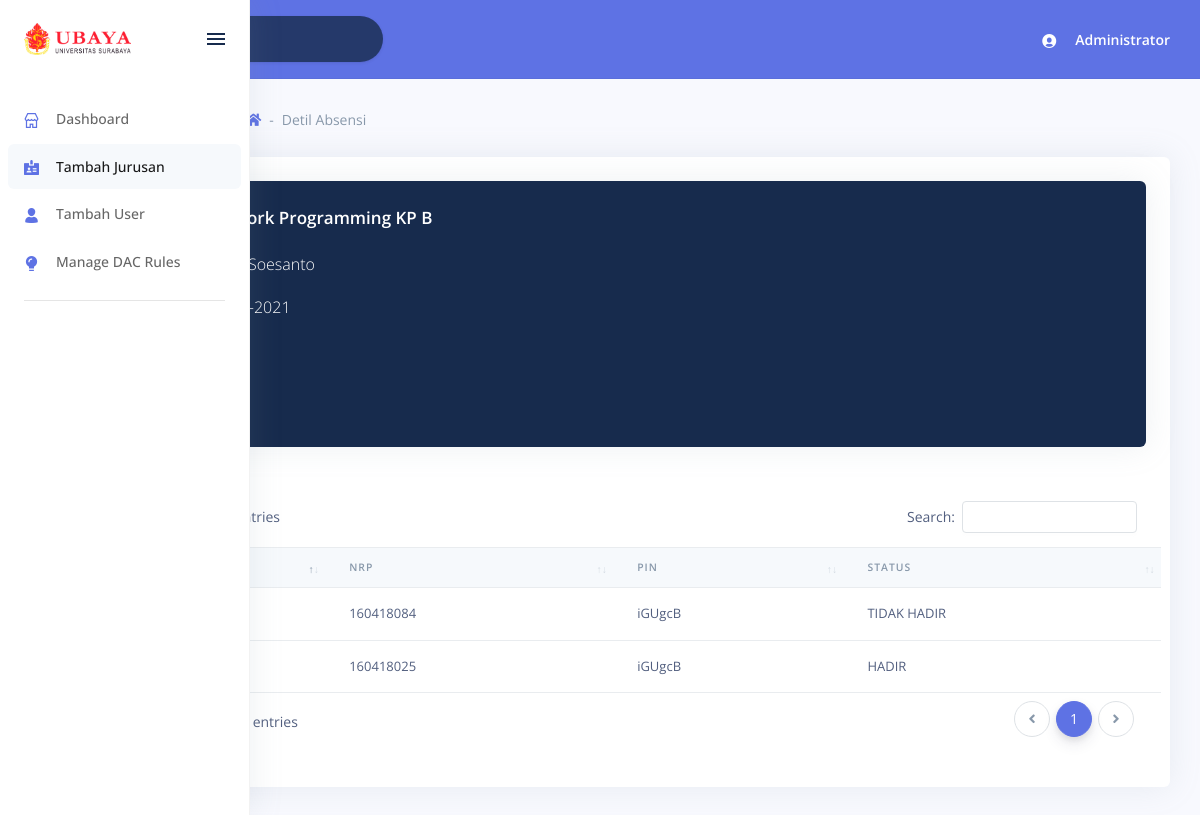
The page /detil_absensi.php?ekode=iGUgcB&mkid=2&kpid=2&tgl=29-03-2021 (signed in) on the database its author committed.
### tables this page shows
CREATE TABLE IF NOT EXISTS `matakuliahs` (
  `id` INT(11) NOT NULL AUTO_INCREMENT,
  `nama` VARCHAR(45) NOT NULL,
  PRIMARY KEY (`id`));

CREATE TABLE IF NOT EXISTS `matakuliahs_buka` (
  `id` INT(11) NOT NULL AUTO_INCREMENT,
  `kp` VARCHAR(45) NOT NULL,
  PRIMARY KEY (`id`));

CREATE TABLE `users` (
  `id` int(11) NOT NULL,
  `username` varchar(255) DEFAULT NULL,
  `password` varchar(255) DEFAULT NULL,
  `nama` varchar(255) DEFAULT NULL,
  `jabatan` enum('admin','dekan','wadek','kajur','dosen','mhs') DEFAULT NULL,
  `fakultass_id` int(11) NOT NULL,
  `jurusans_id` int(11) DEFAULT NULL
);

CREATE TABLE IF NOT EXISTS `ambil_matakuliahs` (
  `mahasiswas_id` INT(11) NOT NULL,
  `matakuliahs_id` INT(11) NOT NULL,
  `matakuliahs_buka_id` INT(11) NOT NULL,
  `persentase` FLOAT NULL DEFAULT 0,
  PRIMARY KEY (`mahasiswas_id`, `matakuliahs_id`, `matakuliahs_buka_id`),
  INDEX `fk_mahasiswas_has_matakuliahs_has_matakuliahs_buka_matakuli_idx` (`matakuliahs_id` ASC, `matakuliahs_buka_id` ASC),
  INDEX `fk_mahasiswas_has_matakuliahs_has_matakuliahs_buka_mahasisw_idx` (`mahasiswas_id` ASC),
  CONSTRAINT `fk_mahasiswas_has_matakuliahs_has_matakuliahs_buka_mahasiswas1`
    FOREIGN KEY (`mahasiswas_id`)
    REFERENCES `mahasiswas` (`id`)
    ON DELETE NO ACTION
    ON UPDATE NO ACTION,
  CONSTRAINT `fk_mahasiswas_has_matakuliahs_has_matakuliahs_buka_matakuliah1`
    FOREIGN KEY (`matakuliahs_id` , `matakuliahs_buka_id`)
    REFERENCES `matakuliahs_kp` (`matakuliahs_id` , `matakuliahs_buka_id`)
    ON DELETE NO ACTION
    ON UPDATE NO ACTION);

CREATE TABLE IF NOT EXISTS `mahasiswas` (
  `id` INT(11) NOT NULL AUTO_INCREMENT,
  `nrp` VARCHAR(255) NULL DEFAULT NULL,
  `user_id` INT NULL,
  PRIMARY KEY (`id`));

### detil_absensi.php (the view, shortened to what this page needs)
<!DOCTYPE html>
<html>
<head>
    <link rel="stylesheet" href="./assets/vendor/nucleo/css/nucleo.css" type="text/css">
    <link rel="stylesheet" href="./assets/vendor/@fortawesome/fontawesome-free/css/all.min.css" type="text/css">
    <link rel="stylesheet" href="./assets/css/argon.css?v=1.1.0" type="text/css">
    <link href="https://cdnjs.cloudflare.com/ajax/libs/limonte-sweetalert2/7.33.1/sweetalert2.min.css" rel="stylesheet">
    <link rel="stylesheet" href="./assets/vendor/datatables.net-bs4/css/dataTables.bootstrap4.min.css">
    <link rel="stylesheet" href="./assets/vendor/datatables.net-buttons-bs4/css/buttons.bootstrap4.min.css">
    <link rel="stylesheet" href="./assets/vendor/datatables.net-select-bs4/css/select.bootstrap4.min.css">
</head>
<?php
$idmatakuliah = $_GET['mkid'];
$kpid = $_GET['kpid'];
$ekodee = $_GET['ekode'];
$tgl = date_format(date_create($_GET['tgl']), "d-m-Y");
$mysqli = konek('localhost', 'root', '', 'presensi_cloud');
?>
<body>
    <?php
    if ($_SESSION['jabatan'] == 'admin') {
    ?>
        <nav class="sidenav navbar navbar-vertical fixed-left navbar-expand-xs navbar-light bg-white" id="sidenav-main">
            <div class="scrollbar-inner">
                <div class="sidenav-header d-flex align-items-center">
                    <a class="navbar-brand" href="dashboard.php">
                        <img src="./assets/img/brand/blue.jpg" class="navbar-brand-img" alt="...">
                    </a>
                    <div class="ml-auto">
                        <div class="sidenav-toggler d-none d-xl-block" data-action="sidenav-unpin" data-target="#sidenav-main">
                            <div class="sidenav-toggler-inner">
                                <i class="sidenav-toggler-line"></i>
                                <i class="sidenav-toggler-line"></i>
                                <i class="sidenav-toggler-line"></i>
                            </div>
                        </div>
                    </div>
                </div>
                <div class="navbar-inner">
                    <div class="collapse navbar-collapse" id="sidenav-collapse-main">
                        <ul class="navbar-nav">
                            <li class="nav-item">
                                <a class="nav-link" href="dashboard.php" role="button" aria-expanded="true" aria-controls="navbar-dashboards">
                                    <i class="ni ni-shop text-primary"></i>
                                    <span class="nav-link-text">Dashboard</span>
                                </a>
                            </li>
                            <?php
                            if ($_SESSION['jabatan'] == 'admin') {
                                echo "
                  <li class='nav-item'>
                    <a class='nav-link active' href='manage_jurusans.php' role='button' aria-expanded='true' aria-controls='navbar-dashboards'>
                      <i class='ni ni-badge text-primary'></i>
                      <span class='nav-link-text'>Tambah Jurusan</span>
                    </a>
                  </li>
                  <li class='nav-item'>
                    <a class='nav-link' href='tambah_user.php' role='button' aria-expanded='true' aria-controls='navbar-dashboards'>
                      <i class='ni ni-single-02 text-primary'></i>
                      <span class='nav-link-text'>Tambah User</span>
                    </a>
                  </li>
                  <li class='nav-item'>
                    <a class='nav-link' href='listdac.php' role='button' aria-expanded='true' aria-controls='navbar-dashboards'>
                      <i class='ni ni-bulb-61 text-primary'></i>
                      <span class='nav-link-text'>Manage DAC Rules</span>
                    </a>
                  </li>
                ";
                            }
                            ?>
                        </ul>
                        <hr class="my-3">
                    </div>
                </div>
            </div>
        </nav>
    <?php
    }
    ?>
    <div class="main-content" id="panel">
        <nav class="navbar navbar-top navbar-expand navbar-light bg-primary border-bottom">
            <div class="container-fluid">
                <div class="collapse navbar-collapse" id="navbarSupportedContent">
                    <form class="navbar-search navbar-search-dark form-inline mr-sm-3" id="navbar-search-main">
                        <div class="form-group mb-0">
                            <div class="input-group input-group-alternative input-group-merge">
                                <div class="input-group-prepend">
                                    <span class="input-group-text"><i class="fas fa-search"></i></span>
                                </div>
                                <input class="form-control" placeholder="Search" type="text">
                            </div>
                        </div>
                    </form>
                    <ul class="navbar-nav align-items-center ml-auto ml-md-0">
                        <li class="nav-item dropdown">
                            <a class="nav-link pr-0" href="#" role="button" data-toggle="dropdown" aria-haspopup="true" aria-expanded="false">
                                <div class="media align-items-center">
                                    <span class="avatar avatar-sm rounded-circle bg-transparent">
                                        <i class="ni ni-circle-08 bg-transparent"></i>
                                    </span>
                                    <div class="media-body ml-2 d-none d-lg-block">
                                        <span class="mb-0 text-sm  font-weight-bold text-white"><?php echo $_SESSION['nama'] ?></span>
                                    </div>
                                </div>
                            </a>
                        </li>
                    </ul>
                </div>
            </div>
        </nav>
        <div class="header pb-6">
            <div class="container-fluid">
                <div class="header-body">
                    <div class="row align-items-center py-4">
                        <div class="col-lg-6 col-7">
                            <h6 class="h2 d-inline-block mb-0">Detil Absensi</h6>
                            <nav aria-label="breadcrumb" class="d-none d-md-inline-block ml-md-4">
                                <ol class="breadcrumb breadcrumb-links">
                                    <li class="breadcrumb-item"><a href="dashboard.php"><i class="fas fa-home"></i></a></li>
                                    <li class="breadcrumb-item active" aria-current="page">Detil Absensi</li>
                                </ol>
                            </nav>
                        </div>
                    </div>
                </div>
            </div>
        </div>
        <div class="container-fluid mt--6">
            <div class="row">
                <div class="col-12">
                    <div class="card bg-bg-white border-0">
                        <div class="card-body">
                            <div class="row">
                                <div class="col-12">
                                    <div class="row">
                                        <div class="col-12">
                                            <div class="card bg-default">
                                                <div class="card-body">
                                                    <?php
                                                    $dosenid = '';
                                                    $mysqli->select_db('presensi_cloud_' . $_SESSION['jid']);
                                                    $sql = "SELECT *, a.id as id_mk,c.id as id_kp, f.id as id_hari, b.dosen_id as id_dosen FROM matakuliahs a INNER JOIN matakuliahs_kp b ON
          a.id=b.matakuliahs_id INNER JOIN matakuliahs_buka c ON b.matakuliahs_buka_id=c.id INNER JOIN jadwal_matakuliahs e
          ON a.id=e.matakuliahs_id INNER JOIN jadwals f ON e.jadwals_id=f.id WHERE a.id=" . $idmatakuliah;
                                                    $stmt = $mysqli->prepare($sql);
                                                    $stmt->execute();
                                                    $res = $stmt->get_result();
                                                    while ($row = $res->fetch_assoc()) {
                                                        $nama = $row['nama'];
                                                        $kp = $row['kp'];
                                                        $kpid = $row['id_kp'];
                                                        $dosenid = $row['id_dosen'];
                                                    }
                                                    $mysqli->select_db('presensi_cloud');
                                                    $sql = "SELECT * FROM users WHERE id=$dosenid";
                                                    $stmt = $mysqli->prepare($sql);
                                                    $stmt->execute();
                                                    $res = $stmt->get_result();
                                                    $row = $res->fetch_assoc();
                                                    echo "<h3 class='card-title text-white'>" . $nama . ' KP ' . $kp . '</h3>';
                                                    echo "<p class='text-white'>Dosen : ".$row['nama']."</p>";
                                                    echo "<p class='text-white'>Tanggal : " . $tgl . "</p>";
                                                    echo "<p class='font-weight-bold text-white'> Kode Unik : <p class='text-white' id='kunik'>" . $ekodee . "</p></p>";
                                                    ?>
                                                </div>
                                            </div>
                                        </div>
                                    </div>
                                    <div class="row">
                                        <div class="table-responsive py-4">
                                            <table class="table table-flush" id="datatable-basic">
                                                <thead class="thead-light">
                                                    <tr>
                                                        <th>Nama</th>
                                                        <th>NRP</th>
                                                        <th>Pin</th>
                                                        <th>Status</th>
                                                    </tr>
                                                </thead>
                                                <tbody>
                                                    <?php
                                                    $mysqli->select_db('presensi_cloud_' . $_SESSION['jid']);
                                                    $sql = "select * from mahasiswas m inner join ambil_matakuliahs am on
                                                    m.id=am.mahasiswas_id inner join (SELECT mahasiswas_id,tanggal,k.e_code as kodee, k.status as statuss FROM kehadirans k INNER JOIN matakuliahs a ON k.matakuliahs_id=a.id
                                                    INNER JOIN matakuliahs_kp b ON a.id=b.matakuliahs_id INNER JOIN matakuliahs_buka c ON b.matakuliahs_buka_id=c.id INNER JOIN
                                                    jadwal_matakuliahs e ON a.id=e.matakuliahs_id INNER JOIN jadwals f ON e.jadwals_id=f.id
                                                    WHERE k.e_code='$ekodee' AND k.matakuliahs_id=$idmatakuliah AND k.matakuliahs_buka_id=$kpid ORDER BY k.tanggal ASC) krs
                                                    where am.matakuliahs_id=$idmatakuliah and am.matakuliahs_buka_id=$kpid and m.id=krs.mahasiswas_id";
                                                    $stmt = $mysqli->prepare($sql);
                                                    $stmt->execute();
                                                    $res = $stmt->get_result();
                                                    while ($row = $res->fetch_assoc()) {
                                                        $nrp = $row['nrp'];
                                                        $mysqli->select_db('presensi_cloud');
                                                        $sql1 = "select * from users where id = " . $row['user_id'];
                                                        $stmt1 = $mysqli->prepare($sql1);
                                                        $stmt1->execute();
                                                        $res1 = $stmt1->get_result();
                                                        $row1 = $res1->fetch_assoc();
                                                        $nama = $row1['nama'];
                                                        $kode = $row['kodee'];
                                                        $status = $row['statuss'];
                                                        echo "
                                                <tr>
                                                <td>$nama</td>
                                                <td>$nrp</td>
                                                <td>$kode</td>
                                                <td>$status</td>
                                                </tr>
                                                ";
                                                    }
                                                    ?>
                                                </tbody>
                                            </table>
                                        </div>
                                    </div>
                                </div>
                            </div>
                        </div>
                    </div>
                </div>
</body>
</html>

### rows shown on the page
matakuliahs: nama "Web Framework Programming", matakuliahs_buka.kp "B"
users: nama "Daniel Soesanto"
ambil_matakuliahs: mahasiswas.nrp "160418025", kode "iGUgcB", status "HADIR"
ambil_matakuliahs: mahasiswas.nrp "160418084", kode "iGUgcB", status "TIDAK HADIR"

### other values the page prints
$_SESSION['nama'] "Administrator"
